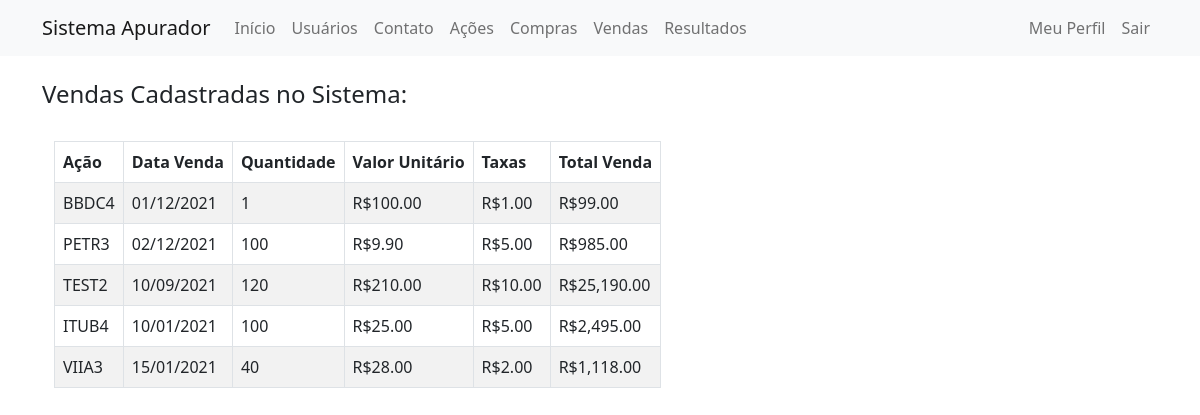
The app's page /vendas/lista (signed in), older data.
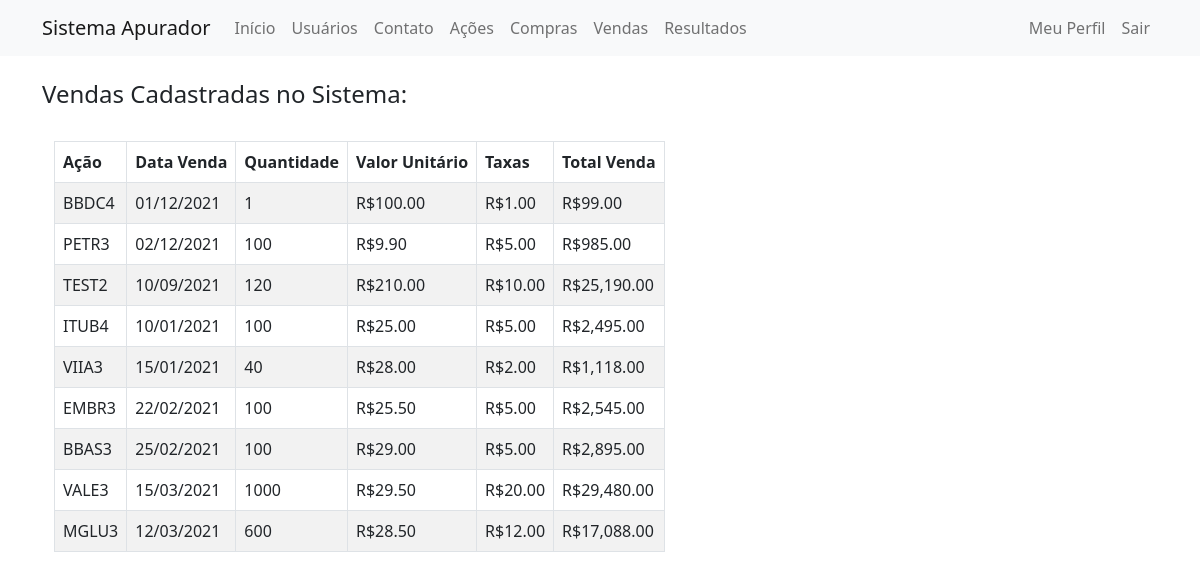
The same page, newer data.
### app/models.py (models this page shows, shortened)
class Vendas(database.Model):
    id = database.Column(database.Integer, primary_key=True, autoincrement=True)
    id_acao = database.Column(database.Integer, database.ForeignKey('acoes.id'), nullable=False)
    id_usuario = database.Column(database.Integer, database.ForeignKey('usuario.id'), nullable=False)
    data = database.Column(database.Integer, nullable=False)
    quantidade = database.Column(database.Integer, nullable=False)
    valor_unitario = database.Column(database.Numeric, nullable=False)
    total_taxas = database.Column(database.Numeric, nullable=False)
    total_venda = database.Column(database.Numeric, nullable=False)
    resultado = database.Column(database.Numeric)
    acao = database.relationship(
        "Acoes", foreign_keys=[id_acao], back_populates="vendas"
    )

class Acoes(database.Model):
    id = database.Column(database.Integer, primary_key=True, autoincrement=True)
    nome = database.Column(database.String, nullable=False)
    ticker = database.Column(database.String, nullable=False, unique=True)
    compras = database.relationship(
        "Compras", foreign_keys="[Compras.id_acao]", back_populates="acao"
    )
    vendas = database.relationship(
        "Vendas", foreign_keys="[Vendas.id_acao]", back_populates="acao"
    )

### app/routes.py (the view)
@app.route('/vendas/lista')
def vendas_lista():
    vendas = Vendas.query.filter(Vendas.id_usuario==current_user.id).order_by(Vendas.id.asc())
    for venda in vendas:
        venda.data = date.fromisoformat(venda.data)
        venda.data_formatada = venda.data.strftime('%d/%m/%Y')
        if (venda.valor_unitario is not None):
            venda.valor = "R${:,.2f}".format(venda.valor_unitario)
        else:
            venda.valor = ''
        if (venda.total_taxas is not None):
            venda.taxas = "R${:,.2f}".format(venda.total_taxas)
        else:
            venda.taxas = ''
        if (venda.total_venda is not None):
            venda.total_formatado = "R${:,.2f}".format(venda.total_venda)
        else:
            venda.total_formatado = ''
    return render_template('vendaslista.html', vendas=vendas)

### app/models.py (called while the page is built)
@login_manager.user_loader
def load_usuario(id_usuario):
    return Usuario.query.get(int(id_usuario))

### app/templates/vendaslista.html (shortened to what this page needs)
{% extends 'base.html' %}
{% block body %}
        <div class="container">
            <br>
            <h4>Vendas Cadastradas no Sistema:</h4> <br>
            <div class="container mt-0 d-flex">
                    <div class="d-flex">
                        <div class="ml-3 w-2000">
                            <table class="table table-striped table-bordered table-condensed table-hover">
                                <thead>
                                    <tr>
                                        <th>Ação</th>
                                        <th>Data Venda</th>
                                        <th>Quantidade</th>
                                        <th>Valor Unitário</th>
                                        <th>Taxas</th>
                                        <th>Total Venda</th>
                                    </tr>
                                </thead>
                                <tbody>
                                    {% for venda in vendas %}
                                     <tr>
                                         <td>{{ venda.acao.ticker }}</td>
                                         <td>{{ venda.data_formatada }}</td>
                                         <td>{{ venda.quantidade }}</td>
                                         <td>{{ venda.valor }}</td>
                                         <td>{{ venda.taxas }}</td>
                                         <td>{{ venda.total_formatado }}</td>
                                     </tr>
                                    {% endfor %}
                                </tbody>
                            </table>
                        </div>
                    </div>
                </div>
            </div>
{% endblock %}

Row changes from the older to the newer data that the page shows:
added Vendas: acao.ticker "EMBR3", data_formatada "22/02/2021", quantidade "100", valor "R$25.50", taxas "R$5.00", total_formatado "R$2,545.00"
added Vendas: acao.ticker "BBAS3", data_formatada "25/02/2021", quantidade "100", valor "R$29.00", taxas "R$5.00", total_formatado "R$2,895.00"
added Vendas: acao.ticker "VALE3", data_formatada "15/03/2021", quantidade "1000", valor "R$29.50", taxas "R$20.00", total_formatado "R$29,480.00"
added Vendas: acao.ticker "MGLU3", data_formatada "12/03/2021", quantidade "600", valor "R$28.50", taxas "R$12.00", total_formatado "R$17,088.00"
